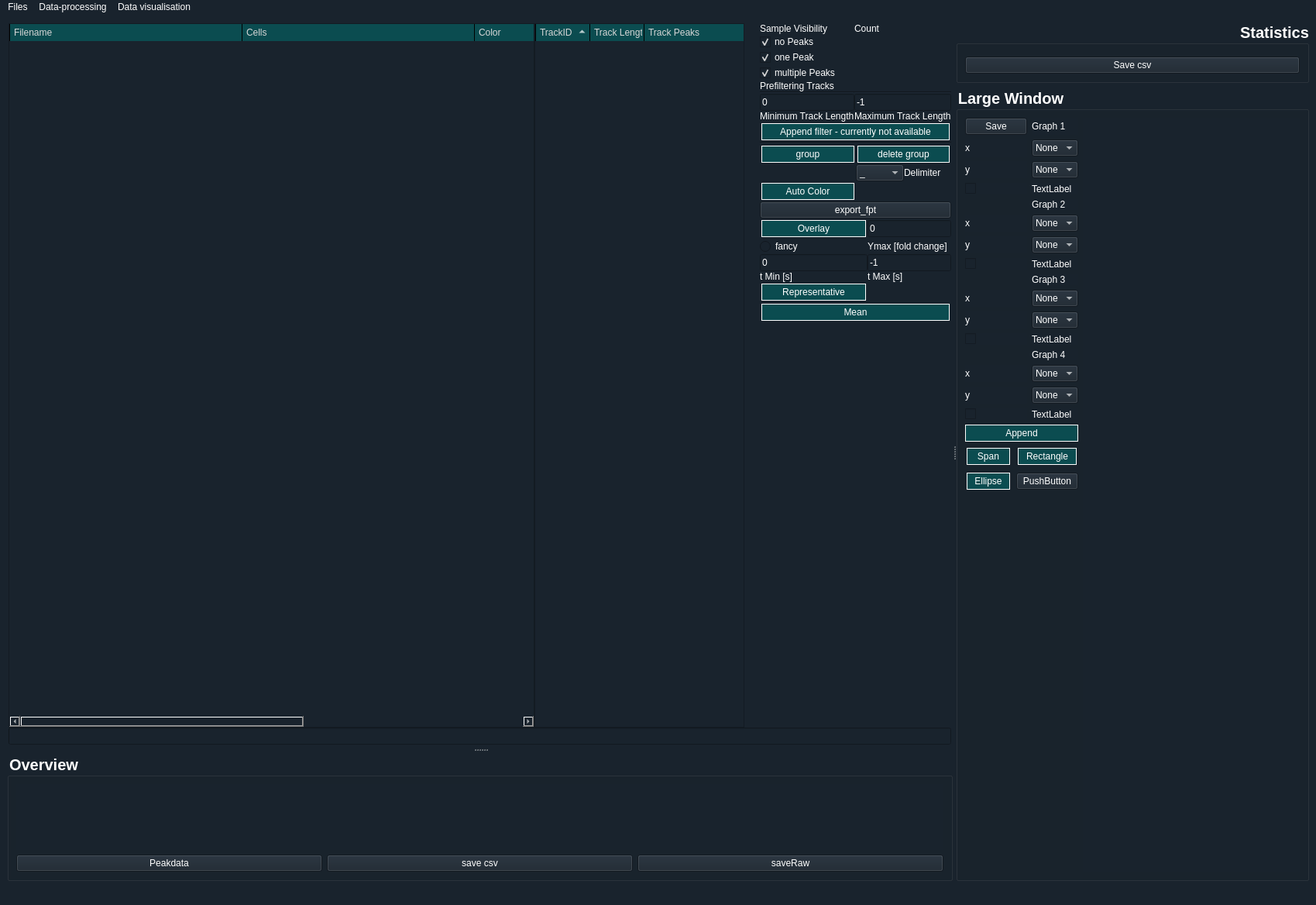
<?xml version="1.0" encoding="UTF-8"?>
<ui version="4.0">
 <class>MainWindow</class>
 <widget class="QMainWindow" name="MainWindow">
  <property name="geometry">
   <rect>
    <x>0</x>
    <y>0</y>
    <width>1699</width>
    <height>1168</height>
   </rect>
  </property>
  <property name="sizePolicy">
   <sizepolicy hsizetype="Expanding" vsizetype="Maximum">
    <horstretch>0</horstretch>
    <verstretch>0</verstretch>
   </sizepolicy>
  </property>
  <property name="windowTitle">
   <string>MainWindow</string>
  </property>
  <property name="styleSheet">
   <string notr="true">background-color: rgb(25, 35, 45); color: rgb(255,255,255);</string>
  </property>
  <widget class="QWidget" name="centralwidget">
   <property name="styleSheet">
    <string notr="true">background-color: rgb(25, 35, 45)&lt;;</string>
   </property>
   <layout class="QHBoxLayout" name="horizontalLayout">
    <item>
     <widget class="QSplitter" name="splitter_2">
      <property name="orientation">
       <enum>Qt::Horizontal</enum>
      </property>
      <widget class="QSplitter" name="splitter">
       <property name="baseSize">
        <size>
         <width>0</width>
         <height>0</height>
        </size>
       </property>
       <property name="autoFillBackground">
        <bool>false</bool>
       </property>
       <property name="styleSheet">
        <string notr="true">color: rgb(255,255,255);</string>
       </property>
       <property name="frameShape">
        <enum>QFrame::NoFrame</enum>
       </property>
       <property name="orientation">
        <enum>Qt::Vertical</enum>
       </property>
       <property name="opaqueResize">
        <bool>true</bool>
       </property>
       <property name="handleWidth">
        <number>10</number>
       </property>
       <property name="childrenCollapsible">
        <bool>true</bool>
       </property>
       <widget class="QFrame" name="frame_3">
        <property name="sizePolicy">
         <sizepolicy hsizetype="Preferred" vsizetype="Preferred">
          <horstretch>0</horstretch>
          <verstretch>1</verstretch>
         </sizepolicy>
        </property>
        <property name="baseSize">
         <size>
          <width>0</width>
          <height>200</height>
         </size>
        </property>
        <property name="font">
         <font>
          <family>MS Sans Serif</family>
          <pointsize>15</pointsize>
          <weight>75</weight>
          <bold>true</bold>
         </font>
        </property>
        <property name="styleSheet">
         <string notr="true"/>
        </property>
        <layout class="QVBoxLayout" name="verticalLayout_7" stretch="1,0">
         <property name="spacing">
          <number>0</number>
         </property>
         <property name="leftMargin">
          <number>2</number>
         </property>
         <property name="topMargin">
          <number>2</number>
         </property>
         <property name="rightMargin">
          <number>2</number>
         </property>
         <property name="bottomMargin">
          <number>2</number>
         </property>
         <item>
          <layout class="QHBoxLayout" name="horizontalLayout_2" stretch="5,2,0">
           <item>
            <widget class="QTreeWidget" name="fileTree">
             <property name="sizePolicy">
              <sizepolicy hsizetype="Expanding" vsizetype="Expanding">
               <horstretch>0</horstretch>
               <verstretch>1</verstretch>
              </sizepolicy>
             </property>
             <property name="minimumSize">
              <size>
               <width>0</width>
               <height>0</height>
              </size>
             </property>
             <property name="layoutDirection">
              <enum>Qt::LeftToRight</enum>
             </property>
             <property name="styleSheet">
              <string notr="true">QHeaderView::section {background-color: rgb(11, 76, 80);
color: rgb(215, 215, 215);
border-style: solid;
border-width:0px;
border-left-width: 1px;
padding: 2px;
padding-left: 5px;

}</string>
             </property>
             <property name="sizeAdjustPolicy">
              <enum>QAbstractScrollArea::AdjustToContents</enum>
             </property>
             <property name="editTriggers">
              <set>QAbstractItemView::DoubleClicked|QAbstractItemView::EditKeyPressed|QAbstractItemView::SelectedClicked</set>
             </property>
             <property name="selectionMode">
              <enum>QAbstractItemView::ExtendedSelection</enum>
             </property>
             <property name="itemsExpandable">
              <bool>true</bool>
             </property>
             <property name="headerHidden">
              <bool>false</bool>
             </property>
             <property name="columnCount">
              <number>4</number>
             </property>
             <attribute name="headerCascadingSectionResizes">
              <bool>false</bool>
             </attribute>
             <attribute name="headerMinimumSectionSize">
              <number>10</number>
             </attribute>
             <attribute name="headerDefaultSectionSize">
              <number>300</number>
             </attribute>
             <attribute name="headerShowSortIndicator" stdset="0">
              <bool>false</bool>
             </attribute>
             <attribute name="headerStretchLastSection">
              <bool>true</bool>
             </attribute>
             <column>
              <property name="text">
               <string>Filename</string>
              </property>
             </column>
             <column>
              <property name="text">
               <string>Cells</string>
              </property>
             </column>
             <column>
              <property name="text">
               <string>Color</string>
              </property>
             </column>
             <column>
              <property name="text">
               <string>Show</string>
              </property>
             </column>
            </widget>
           </item>
           <item>
            <widget class="QTreeWidget" name="cellTree">
             <property name="autoFillBackground">
              <bool>true</bool>
             </property>
             <property name="styleSheet">
              <string notr="true">QHeaderView::section {background-color: rgb(11, 76, 80);
color: rgb(215, 215, 215);
border-style: solid;
border-width:0px;
border-left-width: 1px;
padding: 2px;
padding-left: 5px;

}</string>
             </property>
             <property name="verticalScrollBarPolicy">
              <enum>Qt::ScrollBarAsNeeded</enum>
             </property>
             <property name="horizontalScrollBarPolicy">
              <enum>Qt::ScrollBarAlwaysOff</enum>
             </property>
             <property name="sizeAdjustPolicy">
              <enum>QAbstractScrollArea::AdjustToContents</enum>
             </property>
             <property name="autoScroll">
              <bool>true</bool>
             </property>
             <property name="sortingEnabled">
              <bool>true</bool>
             </property>
             <property name="columnCount">
              <number>3</number>
             </property>
             <attribute name="headerDefaultSectionSize">
              <number>70</number>
             </attribute>
             <column>
              <property name="text">
               <string>TrackID</string>
              </property>
             </column>
             <column>
              <property name="text">
               <string>Track Length</string>
              </property>
             </column>
             <column>
              <property name="text">
               <string>Track Peaks</string>
              </property>
             </column>
            </widget>
           </item>
           <item>
            <layout class="QGridLayout" name="gridLayout">
             <property name="sizeConstraint">
              <enum>QLayout::SetDefaultConstraint</enum>
             </property>
             <property name="leftMargin">
              <number>20</number>
             </property>
             <item row="7" column="0">
              <widget class="Line" name="line_3">
               <property name="orientation">
                <enum>Qt::Horizontal</enum>
               </property>
              </widget>
             </item>
             <item row="6" column="0">
              <widget class="QPushButton" name="filtertracklen_pushButton">
               <property name="enabled">
                <bool>false</bool>
               </property>
               <property name="styleSheet">
                <string notr="true">QPushButton:hover {
    background-color:rgb(17, 117, 122)

}
QPushButton:pressed {
    background-color:rgb(30, 208, 217)

}

QPushButton {
background-color:rgb(11, 76, 80);
border:1px solid white; 
padding:3px;
margin: 2px;

}</string>
               </property>
               <property name="text">
                <string>Append filter - currently not available</string>
               </property>
              </widget>
             </item>
             <item row="9" column="0">
              <layout class="QGridLayout" name="gridLayout_4">
               <property name="sizeConstraint">
                <enum>QLayout::SetDefaultConstraint</enum>
               </property>
               <item row="2" column="1">
                <layout class="QHBoxLayout" name="horizontalLayout_3">
                 <property name="sizeConstraint">
                  <enum>QLayout::SetMinimumSize</enum>
                 </property>
                 <item>
                  <widget class="QComboBox" name="groupingDelimiter">
                   <item>
                    <property name="text">
                     <string>_</string>
                    </property>
                   </item>
                   <item>
                    <property name="text">
                     <string>,</string>
                    </property>
                   </item>
                   <item>
                    <property name="text">
                     <string>;</string>
                    </property>
                   </item>
                   <item>
                    <property name="text">
                     <string>-</string>
                    </property>
                   </item>
                  </widget>
                 </item>
                 <item>
                  <widget class="QLabel" name="label">
                   <property name="sizePolicy">
                    <sizepolicy hsizetype="Minimum" vsizetype="Preferred">
                     <horstretch>0</horstretch>
                     <verstretch>0</verstretch>
                    </sizepolicy>
                   </property>
                   <property name="text">
                    <string>Delimiter</string>
                   </property>
                  </widget>
                 </item>
                </layout>
               </item>
               <item row="0" column="0">
                <widget class="QPushButton" name="group_Button">
                 <property name="sizePolicy">
                  <sizepolicy hsizetype="Expanding" vsizetype="Minimum">
                   <horstretch>0</horstretch>
                   <verstretch>0</verstretch>
                  </sizepolicy>
                 </property>
                 <property name="styleSheet">
                  <string notr="true">QPushButton:hover {
    background-color:rgb(17, 117, 122)

}
QPushButton:pressed {
    background-color:rgb(30, 208, 217)

}

QPushButton {
background-color:rgb(11, 76, 80);
border:1px solid white; 
padding:3px;
margin: 2px;

}</string>
                 </property>
                 <property name="text">
                  <string>group</string>
                 </property>
                </widget>
               </item>
               <item row="2" column="0">
                <spacer name="horizontalSpacer">
                 <property name="orientation">
                  <enum>Qt::Horizontal</enum>
                 </property>
                 <property name="sizeHint" stdset="0">
                  <size>
                   <width>40</width>
                   <height>20</height>
                  </size>
                 </property>
                </spacer>
               </item>
               <item row="0" column="1">
                <widget class="QPushButton" name="removeGroup_Button">
                 <property name="sizePolicy">
                  <sizepolicy hsizetype="Expanding" vsizetype="Fixed">
                   <horstretch>0</horstretch>
                   <verstretch>0</verstretch>
                  </sizepolicy>
                 </property>
                 <property name="styleSheet">
                  <string notr="true">QPushButton:hover {
    background-color:rgb(17, 117, 122)

}
QPushButton:pressed {
    background-color:rgb(30, 208, 217)

}

QPushButton {
background-color:rgb(11, 76, 80);
border:1px solid white; 
padding:3px;
margin: 2px;

}</string>
                 </property>
                 <property name="text">
                  <string>delete group</string>
                 </property>
                </widget>
               </item>
               <item row="3" column="0">
                <widget class="QPushButton" name="autoColor_pushButton">
                 <property name="focusPolicy">
                  <enum>Qt::WheelFocus</enum>
                 </property>
                 <property name="autoFillBackground">
                  <bool>false</bool>
                 </property>
                 <property name="styleSheet">
                  <string notr="true">QPushButton:hover {
    background-color:rgb(17, 117, 122)

}
QPushButton:pressed {
    background-color:rgb(30, 208, 217)

}

QPushButton {
background-color:rgb(11, 76, 80);
border:1px solid white; 
padding:3px;
margin: 2px;

}</string>
                 </property>
                 <property name="text">
                  <string>Auto Color</string>
                 </property>
                 <property name="flat">
                  <bool>true</bool>
                 </property>
                </widget>
               </item>
              </layout>
             </item>
             <item row="12" column="0">
              <layout class="QGridLayout" name="gridLayout_3" columnstretch="1,0">
               <item row="3" column="0">
                <widget class="QRadioButton" name="radioButton_fancyOverlay">
                 <property name="text">
                  <string>fancy</string>
                 </property>
                </widget>
               </item>
               <item row="3" column="1">
                <widget class="QLabel" name="label_7">
                 <property name="text">
                  <string>Ymax [fold change]</string>
                 </property>
                </widget>
               </item>
               <item row="2" column="0">
                <widget class="QPushButton" name="overlay_Button">
                 <property name="styleSheet">
                  <string notr="true">QPushButton:hover {
    background-color:rgb(17, 117, 122)

}
QPushButton:pressed {
    background-color:rgb(30, 208, 217)

}

QPushButton {
background-color:rgb(11, 76, 80);
border:1px solid white; 
padding:3px;
margin: 2px;

}</string>
                 </property>
                 <property name="text">
                  <string>Overlay</string>
                 </property>
                </widget>
               </item>
               <item row="4" column="0">
                <widget class="QLineEdit" name="lineEdit_overlayMinTimepoint">
                 <property name="text">
                  <string>0</string>
                 </property>
                </widget>
               </item>
               <item row="5" column="0">
                <widget class="QLabel" name="label_17">
                 <property name="text">
                  <string>t Min [s]</string>
                 </property>
                </widget>
               </item>
               <item row="4" column="1">
                <widget class="QLineEdit" name="lineEdit_overlayMaxTimepoint">
                 <property name="text">
                  <string>-1</string>
                 </property>
                </widget>
               </item>
               <item row="5" column="1">
                <widget class="QLabel" name="label_16">
                 <property name="text">
                  <string>t Max [s]</string>
                 </property>
                </widget>
               </item>
               <item row="2" column="1">
                <widget class="QLineEdit" name="lineEdit_overlayYmax">
                 <property name="text">
                  <string>0</string>
                 </property>
                </widget>
               </item>
               <item row="6" column="0">
                <widget class="QPushButton" name="pushButton_representative">
                 <property name="styleSheet">
                  <string notr="true">QPushButton:hover {
    background-color:rgb(17, 117, 122)

}
QPushButton:pressed {
    background-color:rgb(30, 208, 217)

}

QPushButton {
background-color:rgb(11, 76, 80);
border:1px solid white; 
padding:3px;
margin: 2px;

}</string>
                 </property>
                 <property name="text">
                  <string>Representative</string>
                 </property>
                </widget>
               </item>
              </layout>
             </item>
             <item row="11" column="0">
              <widget class="QPushButton" name="pushButton_exportProperty">
               <property name="text">
                <string>export_fpt</string>
               </property>
              </widget>
             </item>
             <item row="15" column="0">
              <widget class="QPushButton" name="mean_Button">
               <property name="styleSheet">
                <string notr="true">QPushButton:hover {
    background-color:rgb(17, 117, 122)

}
QPushButton:pressed {
    background-color:rgb(30, 208, 217)

}

QPushButton {
background-color:rgb(11, 76, 80);
border:1px solid white; 
padding:3px;
margin: 2px;

}</string>
               </property>
               <property name="text">
                <string>Mean</string>
               </property>
              </widget>
             </item>
             <item row="18" column="0">
              <spacer name="verticalSpacer">
               <property name="orientation">
                <enum>Qt::Vertical</enum>
               </property>
               <property name="sizeHint" stdset="0">
                <size>
                 <width>10</width>
                 <height>40</height>
                </size>
               </property>
              </spacer>
             </item>
             <item row="5" column="0">
              <layout class="QGridLayout" name="gridLayout_2">
               <property name="sizeConstraint">
                <enum>QLayout::SetDefaultConstraint</enum>
               </property>
               <item row="4" column="0">
                <widget class="QLabel" name="label_5">
                 <property name="text">
                  <string>Prefiltering Tracks</string>
                 </property>
                </widget>
               </item>
               <item row="1" column="0">
                <widget class="QCheckBox" name="noPeak_checkBox">
                 <property name="enabled">
                  <bool>false</bool>
                 </property>
                 <property name="text">
                  <string>no Peaks</string>
                 </property>
                 <property name="checked">
                  <bool>true</bool>
                 </property>
                </widget>
               </item>
               <item row="6" column="1">
                <widget class="QLineEdit" name="maxTracklen_QLine">
                 <property name="enabled">
                  <bool>false</bool>
                 </property>
                 <property name="text">
                  <string>-1</string>
                 </property>
                </widget>
               </item>
               <item row="3" column="0">
                <widget class="QCheckBox" name="multiPeak_checkBox">
                 <property name="enabled">
                  <bool>false</bool>
                 </property>
                 <property name="text">
                  <string>multiple Peaks</string>
                 </property>
                 <property name="checked">
                  <bool>true</bool>
                 </property>
                </widget>
               </item>
               <item row="7" column="1">
                <widget class="QLabel" name="max_track_length_label">
                 <property name="text">
                  <string>Maximum Track Length</string>
                 </property>
                </widget>
               </item>
               <item row="7" column="0">
                <widget class="QLabel" name="Min_track_length_label">
                 <property name="text">
                  <string>Minimum Track Length</string>
                 </property>
                </widget>
               </item>
               <item row="0" column="0">
                <widget class="QLabel" name="sample_vis_label">
                 <property name="text">
                  <string>Sample Visibility</string>
                 </property>
                </widget>
               </item>
               <item row="0" column="1">
                <widget class="QLabel" name="Count_label">
                 <property name="text">
                  <string>Count</string>
                 </property>
                </widget>
               </item>
               <item row="6" column="0">
                <widget class="QLineEdit" name="minTracklen_QLine">
                 <property name="enabled">
                  <bool>false</bool>
                 </property>
                 <property name="text">
                  <string>0</string>
                 </property>
                </widget>
               </item>
               <item row="2" column="0">
                <widget class="QCheckBox" name="onePeak_checkBox">
                 <property name="enabled">
                  <bool>false</bool>
                 </property>
                 <property name="text">
                  <string>one Peak</string>
                 </property>
                 <property name="checked">
                  <bool>true</bool>
                 </property>
                </widget>
               </item>
               <item row="5" column="0">
                <widget class="Line" name="line">
                 <property name="styleSheet">
                  <string notr="true">color: rgb(255,255,255);</string>
                 </property>
                 <property name="orientation">
                  <enum>Qt::Horizontal</enum>
                 </property>
                </widget>
               </item>
               <item row="5" column="1">
                <widget class="Line" name="line_2">
                 <property name="styleSheet">
                  <string notr="true">color: rgb(255,255,255);</string>
                 </property>
                 <property name="orientation">
                  <enum>Qt::Horizontal</enum>
                 </property>
                </widget>
               </item>
               <item row="1" column="1">
                <widget class="QLabel" name="noPeak_count_label">
                 <property name="text">
                  <string/>
                 </property>
                </widget>
               </item>
               <item row="2" column="1">
                <widget class="QLabel" name="onePeak_count_label">
                 <property name="text">
                  <string/>
                 </property>
                </widget>
               </item>
               <item row="3" column="1">
                <widget class="QLabel" name="multiPeak_count_label">
                 <property name="text">
                  <string/>
                 </property>
                </widget>
               </item>
              </layout>
             </item>
            </layout>
           </item>
          </layout>
         </item>
         <item>
          <widget class="QProgressBar" name="progressBar">
           <property name="enabled">
            <bool>true</bool>
           </property>
           <property name="styleSheet">
            <string notr="true">margin: 5px;
QProgressbar: {background-color: rgb(0,0,0);
}
</string>
           </property>
           <property name="value">
            <number>0</number>
           </property>
           <property name="textVisible">
            <bool>false</bool>
           </property>
           <property name="invertedAppearance">
            <bool>false</bool>
           </property>
           <property name="format">
            <string>%p%</string>
           </property>
          </widget>
         </item>
        </layout>
       </widget>
       <widget class="QGroupBox" name="groupBox_4">
        <property name="sizePolicy">
         <sizepolicy hsizetype="Preferred" vsizetype="Preferred">
          <horstretch>0</horstretch>
          <verstretch>1</verstretch>
         </sizepolicy>
        </property>
        <property name="font">
         <font>
          <family>MS Sans Serif</family>
          <pointsize>15</pointsize>
          <weight>75</weight>
          <bold>true</bold>
         </font>
        </property>
        <property name="autoFillBackground">
         <bool>false</bool>
        </property>
        <property name="styleSheet">
         <string notr="true">color: rgb(255,255,255);</string>
        </property>
        <property name="title">
         <string>Overview</string>
        </property>
        <layout class="QVBoxLayout" name="verticalLayout_4">
         <item>
          <widget class="MplWidget" name="MplWidget_overview" native="true">
           <property name="autoFillBackground">
            <bool>false</bool>
           </property>
          </widget>
         </item>
         <item>
          <layout class="QGridLayout" name="gridLayout_7">
           <item row="0" column="0">
            <widget class="QPushButton" name="button_changeFractionData">
             <property name="text">
              <string>Peakdata</string>
             </property>
            </widget>
           </item>
           <item row="0" column="1">
            <widget class="QPushButton" name="pushButton_saveCSV_overview">
             <property name="text">
              <string>save csv</string>
             </property>
            </widget>
           </item>
           <item row="0" column="2">
            <widget class="QPushButton" name="pushButton_saveRaw">
             <property name="text">
              <string>saveRaw</string>
             </property>
            </widget>
           </item>
          </layout>
         </item>
        </layout>
       </widget>
      </widget>
      <widget class="QWidget" name="layoutWidget">
       <layout class="QVBoxLayout" name="verticalLayout">
        <property name="sizeConstraint">
         <enum>QLayout::SetMaximumSize</enum>
        </property>
        <item>
         <widget class="QGroupBox" name="groupBox_2">
          <property name="enabled">
           <bool>true</bool>
          </property>
          <property name="sizePolicy">
           <sizepolicy hsizetype="Preferred" vsizetype="Preferred">
            <horstretch>0</horstretch>
            <verstretch>0</verstretch>
           </sizepolicy>
          </property>
          <property name="baseSize">
           <size>
            <width>0</width>
            <height>200</height>
           </size>
          </property>
          <property name="font">
           <font>
            <family>MS Sans Serif</family>
            <pointsize>15</pointsize>
            <weight>75</weight>
            <bold>true</bold>
           </font>
          </property>
          <property name="styleSheet">
           <string notr="true">color: rgb(255,255,255); </string>
          </property>
          <property name="title">
           <string>Statistics</string>
          </property>
          <property name="alignment">
           <set>Qt::AlignRight|Qt::AlignTrailing|Qt::AlignVCenter</set>
          </property>
          <layout class="QVBoxLayout" name="verticalLayout_2">
           <item>
            <widget class="MplWidget" name="MplWidget_GateResults" native="true"/>
           </item>
           <item>
            <widget class="QPushButton" name="pushButton_saveCSV_stats">
             <property name="text">
              <string>Save csv</string>
             </property>
            </widget>
           </item>
          </layout>
         </widget>
        </item>
        <item>
         <widget class="QGroupBox" name="groupBox">
          <property name="sizePolicy">
           <sizepolicy hsizetype="Expanding" vsizetype="Preferred">
            <horstretch>0</horstretch>
            <verstretch>0</verstretch>
           </sizepolicy>
          </property>
          <property name="font">
           <font>
            <family>MS Sans Serif</family>
            <pointsize>15</pointsize>
            <weight>75</weight>
            <bold>true</bold>
            <stylestrategy>PreferAntialias</stylestrategy>
           </font>
          </property>
          <property name="styleSheet">
           <string notr="true">color: rgb(255,255,255);</string>
          </property>
          <property name="title">
           <string>Large Window</string>
          </property>
          <layout class="QHBoxLayout" name="horizontalLayout_5" stretch="0,1">
           <item>
            <layout class="QVBoxLayout" name="verticalLayout_5">
             <item>
              <layout class="QGridLayout" name="gridLayout_5">
               <item row="9" column="0">
                <widget class="QLabel" name="label_3">
                 <property name="text">
                  <string>y</string>
                 </property>
                 <property name="scaledContents">
                  <bool>true</bool>
                 </property>
                </widget>
               </item>
               <item row="9" column="1">
                <widget class="QComboBox" name="stats2_y">
                 <property name="sizeAdjustPolicy">
                  <enum>QComboBox::AdjustToContents</enum>
                 </property>
                 <item>
                  <property name="text">
                   <string>None</string>
                  </property>
                 </item>
                </widget>
               </item>
               <item row="17" column="0">
                <widget class="QLabel" name="label_14">
                 <property name="text">
                  <string>x</string>
                 </property>
                 <property name="scaledContents">
                  <bool>true</bool>
                 </property>
                </widget>
               </item>
               <item row="5" column="1">
                <widget class="QLabel" name="label_9">
                 <property name="text">
                  <string>Graph 2</string>
                 </property>
                </widget>
               </item>
               <item row="19" column="1">
                <widget class="QLabel" name="textLabel_g4">
                 <property name="text">
                  <string>TextLabel</string>
                 </property>
                </widget>
               </item>
               <item row="12" column="1">
                <widget class="QComboBox" name="stats3_x">
                 <property name="sizeAdjustPolicy">
                  <enum>QComboBox::AdjustToContents</enum>
                 </property>
                 <item>
                  <property name="text">
                   <string>None</string>
                  </property>
                 </item>
                </widget>
               </item>
               <item row="12" column="0">
                <widget class="QLabel" name="label_12">
                 <property name="text">
                  <string>x</string>
                 </property>
                 <property name="scaledContents">
                  <bool>true</bool>
                 </property>
                </widget>
               </item>
               <item row="17" column="1">
                <widget class="QComboBox" name="stats4_x">
                 <property name="sizeAdjustPolicy">
                  <enum>QComboBox::AdjustToContents</enum>
                 </property>
                 <item>
                  <property name="text">
                   <string>None</string>
                  </property>
                 </item>
                </widget>
               </item>
               <item row="1" column="1">
                <widget class="QComboBox" name="stats1_x">
                 <property name="sizeAdjustPolicy">
                  <enum>QComboBox::AdjustToContents</enum>
                 </property>
                 <item>
                  <property name="text">
                   <string>None</string>
                  </property>
                 </item>
                </widget>
               </item>
               <item row="15" column="1">
                <widget class="QLabel" name="textLabel_g3">
                 <property name="text">
                  <string>TextLabel</string>
                 </property>
                </widget>
               </item>
               <item row="1" column="0">
                <widget class="QLabel" name="label_8">
                 <property name="text">
                  <string>x</string>
                 </property>
                 <property name="scaledContents">
                  <bool>true</bool>
                 </property>
                </widget>
               </item>
               <item row="3" column="0">
                <widget class="QLabel" name="label_6">
                 <property name="text">
                  <string>y</string>
                 </property>
                </widget>
               </item>
               <item row="11" column="1">
                <widget class="QLabel" name="label_10">
                 <property name="text">
                  <string>Graph 3</string>
                 </property>
                </widget>
               </item>
               <item row="13" column="0">
                <widget class="QLabel" name="label_11">
                 <property name="text">
                  <string>y</string>
                 </property>
                 <property name="scaledContents">
                  <bool>true</bool>
                 </property>
                </widget>
               </item>
               <item row="7" column="1">
                <widget class="QComboBox" name="stats2_x">
                 <property name="sizePolicy">
                  <sizepolicy hsizetype="Expanding" vsizetype="Fixed">
                   <horstretch>0</horstretch>
                   <verstretch>0</verstretch>
                  </sizepolicy>
                 </property>
                 <property name="sizeAdjustPolicy">
                  <enum>QComboBox::AdjustToContents</enum>
                 </property>
                 <item>
                  <property name="text">
                   <string>None</string>
                  </property>
                 </item>
                </widget>
               </item>
               <item row="15" column="0">
                <widget class="QCheckBox" name="checkBox_useAll_g3">
                 <property name="text">
                  <string/>
                 </property>
                 <property name="tristate">
                  <bool>true</bool>
                 </property>
                </widget>
               </item>
               <item row="13" column="1">
                <widget class="QComboBox" name="stats3_y">
                 <property name="sizeAdjustPolicy">
                  <enum>QComboBox::AdjustToContents</enum>
                 </property>
                 <item>
                  <property name="text">
                   <string>None</string>
                  </property>
                 </item>
                </widget>
               </item>
               <item row="10" column="1">
                <widget class="QLabel" name="textLabel_g2">
                 <property name="text">
                  <string>TextLabel</string>
                 </property>
                </widget>
               </item>
               <item row="19" column="0">
                <widget class="QCheckBox" name="checkBox_useAll_g4">
                 <property name="text">
                  <string/>
                 </property>
                 <property name="tristate">
                  <bool>true</bool>
                 </property>
                </widget>
               </item>
               <item row="18" column="1">
                <widget class="QComboBox" name="stats4_y">
                 <property name="sizeAdjustPolicy">
                  <enum>QComboBox::AdjustToContents</enum>
                 </property>
                 <item>
                  <property name="text">
                   <string>None</string>
                  </property>
                 </item>
                </widget>
               </item>
               <item row="0" column="1">
                <widget class="QLabel" name="label_4">
                 <property name="text">
                  <string>Graph 1</string>
                 </property>
                </widget>
               </item>
               <item row="3" column="1">
                <widget class="QComboBox" name="stats1_y">
                 <property name="sizePolicy">
                  <sizepolicy hsizetype="Expanding" vsizetype="Fixed">
                   <horstretch>0</horstretch>
                   <verstretch>0</verstretch>
                  </sizepolicy>
                 </property>
                 <property name="sizeAdjustPolicy">
                  <enum>QComboBox::AdjustToContents</enum>
                 </property>
                 <item>
                  <property name="text">
                   <string>None</string>
                  </property>
                 </item>
                </widget>
               </item>
               <item row="7" column="0">
                <widget class="QLabel" name="label_2">
                 <property name="text">
                  <string>x</string>
                 </property>
                 <property name="scaledContents">
                  <bool>true</bool>
                 </property>
                </widget>
               </item>
               <item row="18" column="0">
                <widget class="QLabel" name="label_15">
                 <property name="text">
                  <string>y</string>
                 </property>
                 <property name="scaledContents">
                  <bool>true</bool>
                 </property>
                </widget>
               </item>
               <item row="16" column="1">
                <widget class="QLabel" name="label_13">
                 <property name="text">
                  <string>Graph 4</string>
                 </property>
                </widget>
               </item>
               <item row="10" column="0">
                <widget class="QCheckBox" name="checkBox_useAll_g2">
                 <property name="text">
                  <string/>
                 </property>
                 <property name="tristate">
                  <bool>true</bool>
                 </property>
                </widget>
               </item>
               <item row="4" column="1">
                <widget class="QLabel" name="textLabel_g1">
                 <property name="text">
                  <string>TextLabel</string>
                 </property>
                </widget>
               </item>
               <item row="4" column="0">
                <widget class="QCheckBox" name="checkBox_useAll_g1">
                 <property name="text">
                  <string/>
                 </property>
                 <property name="tristate">
                  <bool>true</bool>
                 </property>
                </widget>
               </item>
               <item row="0" column="0">
                <widget class="QPushButton" name="pushButton_saveDataG1">
                 <property name="text">
                  <string>Save</string>
                 </property>
                </widget>
               </item>
              </layout>
             </item>
             <item>
              <widget class="QPushButton" name="statsAppend_Button">
               <property name="styleSheet">
                <string notr="true">QPushButton:hover {
    background-color:rgb(17, 117, 122)

}
QPushButton:pressed {
    background-color:rgb(30, 208, 217)

}

QPushButton {
background-color:rgb(11, 76, 80);
border:1px solid white; 
padding:3px;

}</string>
               </property>
               <property name="text">
                <string>Append</string>
               </property>
              </widget>
             </item>
             <item>
              <layout class="QGridLayout" name="gridLayout_6" rowstretch="0,0" columnstretch="1,0">
               <item row="0" column="0">
                <widget class="QPushButton" name="spanSelector_pushButton">
                 <property name="styleSheet">
                  <string notr="true">QPushButton:hover {
    background-color:rgb(17, 117, 122)

}
QPushButton:Checked {
    background-color:rgb(30, 208, 217)

}

QPushButton {
background-color:rgb(11, 76, 80);
border:1px solid white; 
padding:3px;
margin: 2px;

}</string>
                 </property>
                 <property name="text">
                  <string>Span</string>
                 </property>
                 <property name="checkable">
                  <bool>true</bool>
                 </property>
                </widget>
               </item>
               <item row="1" column="0">
                <widget class="QPushButton" name="ellipseSelector_pushButton">
                 <property name="styleSheet">
                  <string notr="true">QPushButton:hover {
    background-color:rgb(17, 117, 122)

}
QPushButton:Checked {
    background-color:rgb(30, 208, 217)

}

QPushButton {
background-color:rgb(11, 76, 80);
border:1px solid white; 
padding:3px;
margin: 2px;

}</string>
                 </property>
                 <property name="text">
                  <string>Ellipse</string>
                 </property>
                 <property name="checkable">
                  <bool>true</bool>
                 </property>
                </widget>
               </item>
               <item row="0" column="1">
                <widget class="QPushButton" name="rectangleSelector_pushButton">
                 <property name="styleSheet">
                  <string notr="true">QPushButton:hover {
    background-color:rgb(17, 117, 122)

}
QPushButton:Checked {
    background-color:rgb(30, 208, 217)

}

QPushButton {
background-color:rgb(11, 76, 80);
border:1px solid white; 
padding:3px;
margin: 2px;

}</string>
                 </property>
                 <property name="text">
                  <string>Rectangle</string>
                 </property>
                 <property name="checkable">
                  <bool>true</bool>
                 </property>
                </widget>
               </item>
               <item row="1" column="1">
                <widget class="QPushButton" name="pushButton_4">
                 <property name="text">
                  <string>PushButton</string>
                 </property>
                </widget>
               </item>
              </layout>
             </item>
             <item>
              <spacer name="verticalSpacer_2">
               <property name="orientation">
                <enum>Qt::Vertical</enum>
               </property>
               <property name="sizeHint" stdset="0">
                <size>
                 <width>20</width>
                 <height>40</height>
                </size>
               </property>
              </spacer>
             </item>
            </layout>
           </item>
           <item>
            <widget class="MplWidget" name="MplWidget_Datastats" native="true">
             <property name="sizePolicy">
              <sizepolicy hsizetype="Minimum" vsizetype="Expanding">
               <horstretch>0</horstretch>
               <verstretch>0</verstretch>
              </sizepolicy>
             </property>
             <property name="autoFillBackground">
              <bool>false</bool>
             </property>
            </widget>
           </item>
          </layout>
         </widget>
        </item>
       </layout>
      </widget>
     </widget>
    </item>
   </layout>
  </widget>
  <widget class="QMenuBar" name="menubar">
   <property name="geometry">
    <rect>
     <x>0</x>
     <y>0</y>
     <width>1699</width>
     <height>21</height>
    </rect>
   </property>
   <property name="focusPolicy">
    <enum>Qt::NoFocus</enum>
   </property>
   <property name="styleSheet">
    <string notr="true">selection-color: rgb(149, 146, 188);</string>
   </property>
   <widget class="QMenu" name="menuFiles">
    <property name="font">
     <font>
      <strikeout>false</strikeout>
     </font>
    </property>
    <property name="focusPolicy">
     <enum>Qt::ClickFocus</enum>
    </property>
    <property name="autoFillBackground">
     <bool>false</bool>
    </property>
    <property name="styleSheet">
     <string notr="true">border: 1px solid white; selection-border-color: rgb(149, 146, 188); </string>
    </property>
    <property name="title">
     <string>Files</string>
    </property>
    <addaction name="actionOpen"/>
   </widget>
   <widget class="QMenu" name="menuPre_processing">
    <property name="title">
     <string>Data-processing</string>
    </property>
    <addaction name="actionPre_processing"/>
    <addaction name="actionPeak_finding"/>
   </widget>
   <widget class="QMenu" name="menuData_visualisation">
    <property name="title">
     <string>Data visualisation</string>
    </property>
    <addaction name="actionTimeSeries"/>
   </widget>
   <addaction name="menuFiles"/>
   <addaction name="menuPre_processing"/>
   <addaction name="menuData_visualisation"/>
  </widget>
  <widget class="QStatusBar" name="statusbar"/>
  <action name="actionOpen">
   <property name="text">
    <string>Open</string>
   </property>
  </action>
  <action name="actionPre_processing">
   <property name="text">
    <string>Pre-processing</string>
   </property>
  </action>
  <action name="actionPeak_finding">
   <property name="text">
    <string>Peak-finding</string>
   </property>
  </action>
  <action name="actionpeak_percentiles">
   <property name="text">
    <string>peak_percentiles</string>
   </property>
  </action>
  <action name="actionTimeSeries">
   <property name="text">
    <string>Timeseries</string>
   </property>
  </action>
 </widget>
 <customwidgets>
  <customwidget>
   <class>MplWidget</class>
   <extends>QWidget</extends>
   <header>mplwidget.h</header>
   <container>1</container>
  </customwidget>
 </customwidgets>
 <resources/>
 <connections/>
</ui>
